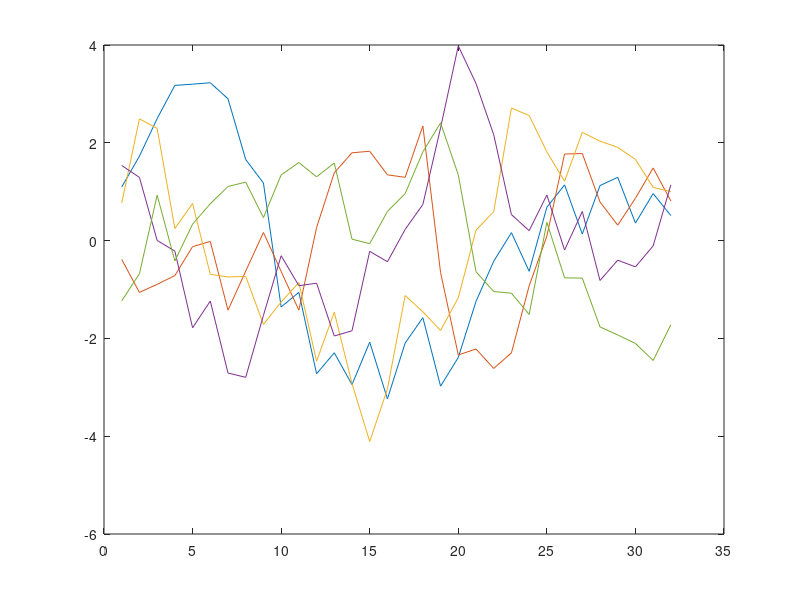
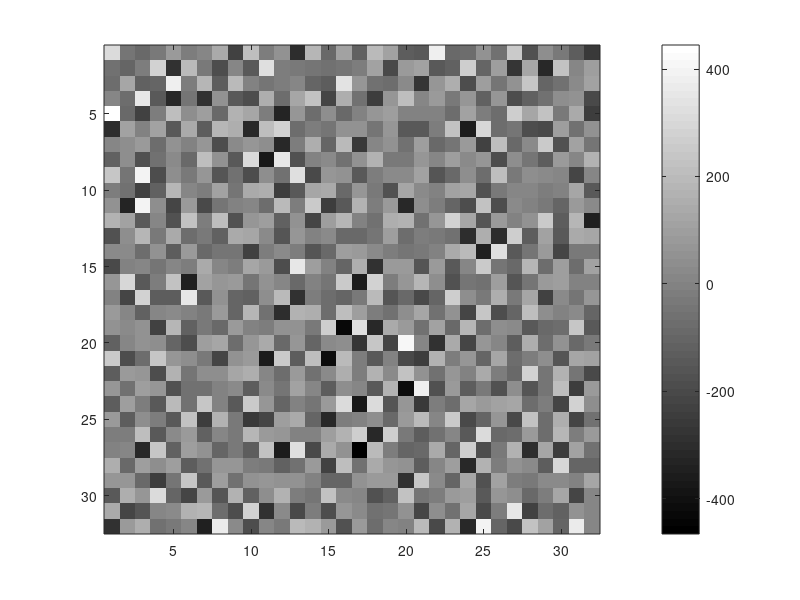

Source code (MATLAB) for these figures, in order:
% 
% This m-file implements sampling from a Gaussian Markov random field in
% both one- and two-dimensions with precision matrix given by the discrete
% negative-Laplacian with Neumann boundary conditions. It also implements
% sampling from independent increment IGMRFs, in which edges appear in the  
% samples. Figures in Chapter 4 were generated using this code, and the 
% methodology is described in Ch 5.
% 
% written by John Bardsley 2016.
%
clear all, close all
% 1D iid increment case
% x_{i+1}-x_i ~ N(0,1)
n=32;
one_vec = ones(n,1);
L1D = spdiags([-one_vec -one_vec 2*one_vec -one_vec -one_vec],[-n+1 -1 0 1 n-1],n,n);
row = zeros(1,n);
row(1) = 2;
row(2) = -1;
row(n) = -1;
%row = L1D(1,:)';
row = fft(row);
row = 1./sqrt(row(2:end));
row = sqrt(n)*[0,row];
% Delta_col = eigs(L1D,n);
% %Delta_col = diag(Delta);
% %Delta_col = eigs(L1D,n);
% Delta_col = sqrt(Delta_col);
% Delta_col = 1./Delta_col;
Delta_final = diag(row);
v       = randn(n,5) + 1i*randn(n,5);
solution = ifft(Delta_final);
samps   = real(ifft(Delta_final)*v);
figure(1)
  plot(samps)

% 2D Periodic Boundary Condition Case
% Drawing a Sample from the "Frequency Domain"
V = randn(n);
l = zeros(n);
l(1,1) = 4;
l(1,2) = -1;
l(2,1) = -1;
l(1,n) = -1;
l(n,1) = -1;
sample = reshape(ifft2(n*fft2(l).*(fft2(V)) ), [],1);
figure(2)
  imagesc(reshape(sample,n,n)), colormap(gray), colorbar
